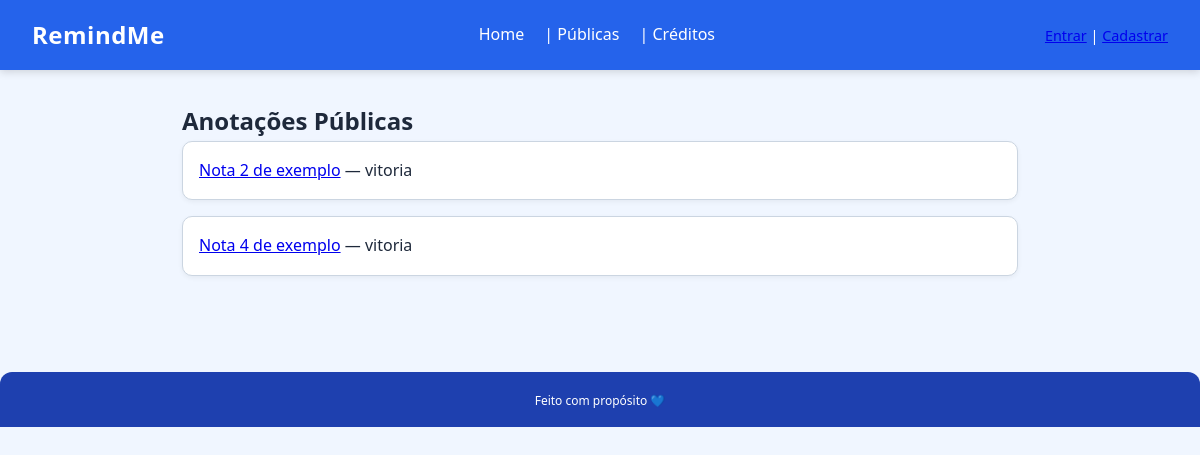
The page /public/notes/ on the database its author committed.
### notes/models.py (models this page shows, shortened)
class Note(models.Model):
    owner = models.ForeignKey(settings.AUTH_USER_MODEL, on_delete=models.CASCADE)
    title = models.CharField(max_length=200)
    content = models.TextField(blank=True)
    created_at = models.DateTimeField(auto_now_add=True)
    is_public = models.BooleanField(default=False)
    public_token = models.UUIDField(default=uuid.uuid4, editable=False, unique=True)
    class Meta:
        ordering = ['-created_at']

### notes/views.py (the view)
# urls.py: path("public/notes/", views.public_list, name="public_list"),
def public_list(request):
    notes = Note.objects.filter(is_public=True).order_by('-created_at')
    return render(request, "public_list.html", {"notes": notes})

### notes/context_processors.py (called while the page is built, shortened)
def in_app_notifications(request):
    if not request.user.is_authenticated:
        return {}

### templates/public_list.html
{% extends 'base.html' %}
{% block content %}
  <h2>Anotações Públicas</h2>
  <ul>
  {% for note in notes %}
    <li><a href="{% url 'notes:public_detail' note.public_token %}">{{ note.title }}</a> — {{ note.owner.get_full_name|default:note.owner.username }}</li>
  {% empty %}
    <li>Sem notas públicas.</li>
  {% endfor %}
  </ul>
{% endblock %}

### static/styles.css (style rules this page uses)
:root { --primary: #2563eb; --primary-light: #3b82f6; --primary-dark: #1e40af; --danger: #dc2626; --danger-dark: #991b1b; --background: #f0f6ff; --text: #1e293b; --text-light: #475569; --card-bg: #ffffff; --border: #cbd5e1; }
* { margin: 0; padding: 0; box-sizing: border-box; }
html, body { height: 100%; background: var(--background); color: var(--text); font-family: "Segoe UI", Roboto, Helvetica, Arial, sans-serif; line-height: 1.6; }
ul { list-style: none; padding-left: 0; }
li { background: var(--card-bg); border: 1px solid var(--border); border-radius: 10px; padding: 1rem; margin-bottom: 1rem; box-shadow: 0 2px 5px rgba(0,0,0,0.05); transition: transform 0.2s ease; }

### rows shown on the page
Note: title "Nota 2 de exemplo", owner.get_full_name "vitoria"
Note: title "Nota 4 de exemplo", owner.get_full_name "vitoria"
